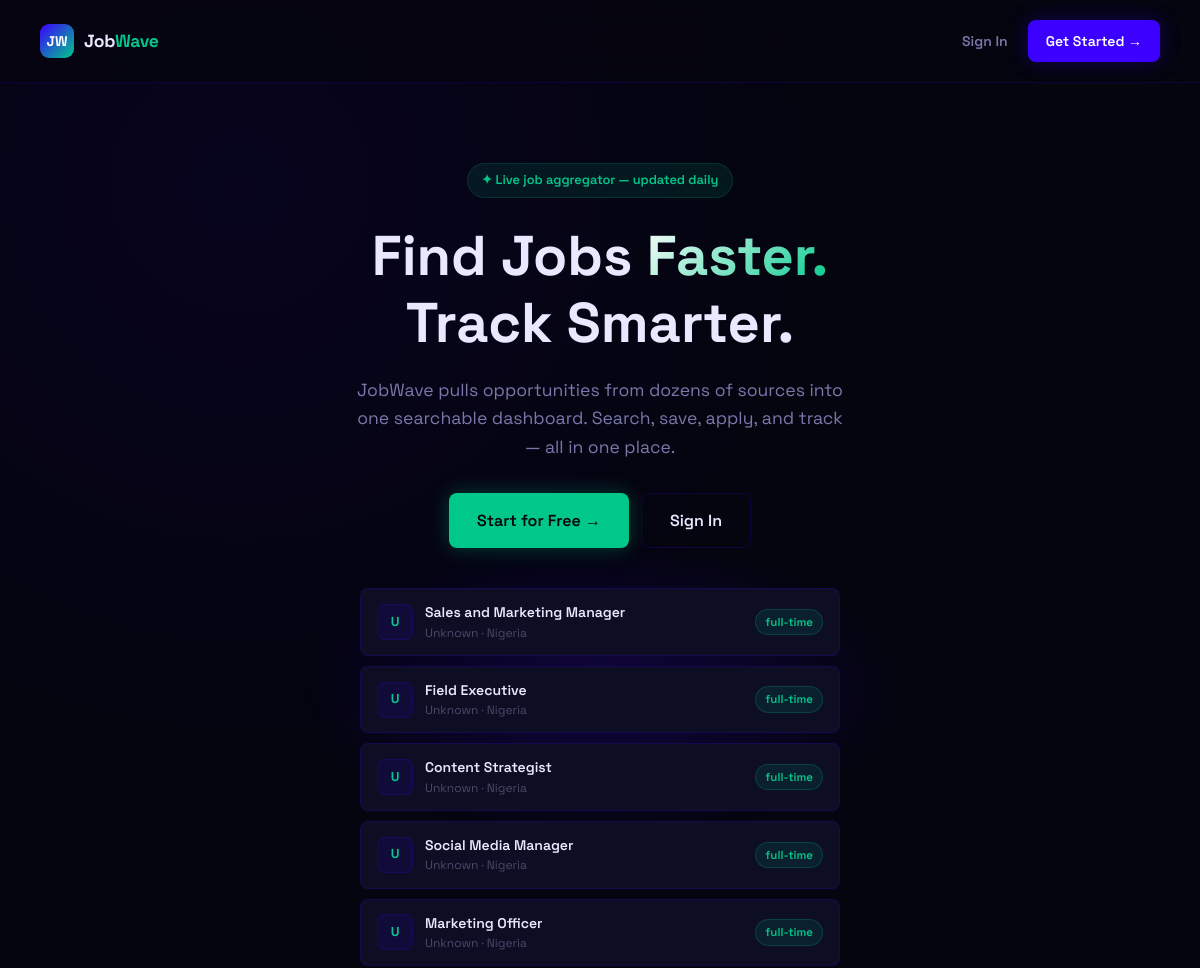
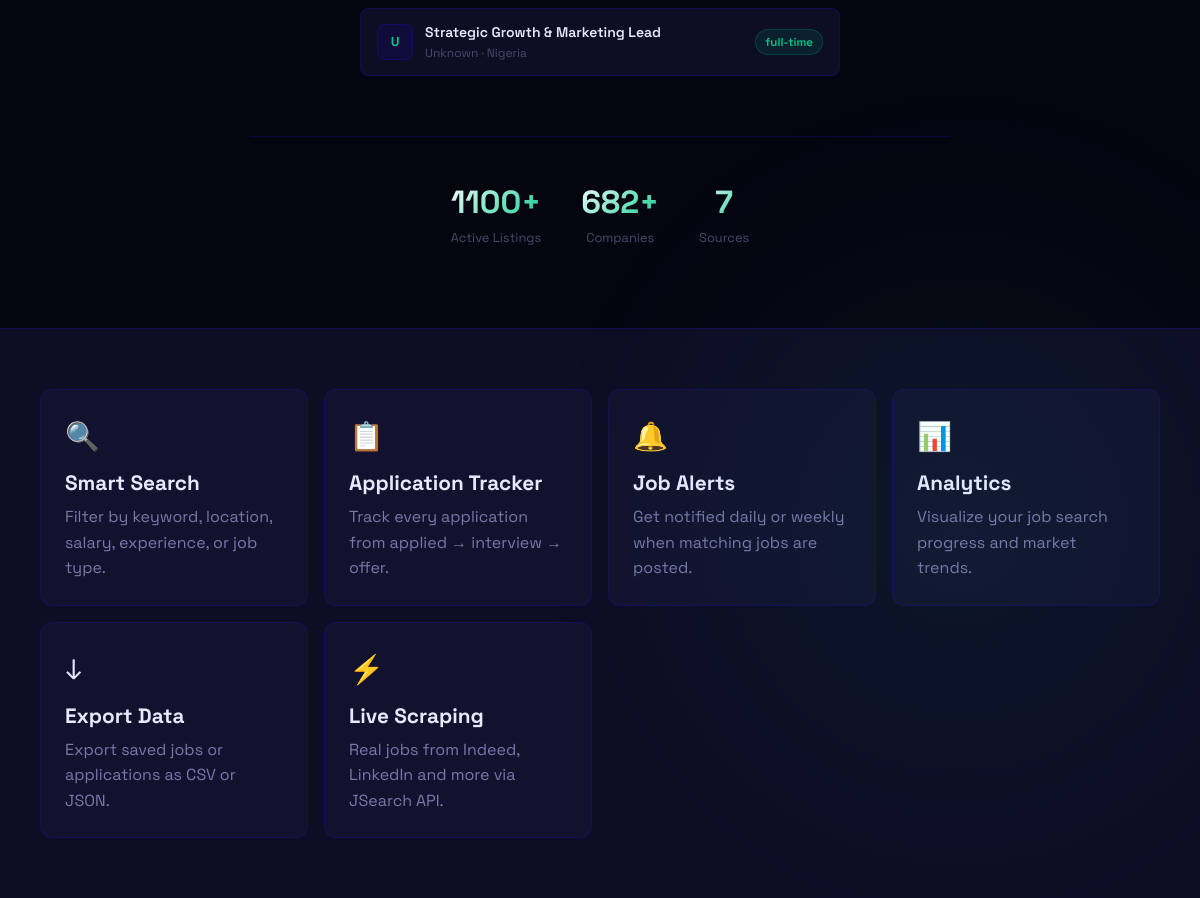
The page / on the database its author committed (2 pictures, top to bottom).
### app.py (models this page shows, shortened)
class Job(db.Model):
    id = db.Column(db.Integer, primary_key=True)
    title = db.Column(db.String(200), nullable=False)
    company = db.Column(db.String(200), nullable=False)
    location = db.Column(db.String(200))
    job_type = db.Column(db.String(50))          # full-time | part-time | remote | contract
    experience = db.Column(db.String(50))         # entry | mid | senior
    salary_min = db.Column(db.Integer)
    salary_max = db.Column(db.Integer)
    description = db.Column(db.Text)
    requirements = db.Column(db.Text)
    source = db.Column(db.String(100))
    source_url = db.Column(db.String(500))
    source_id = db.Column(db.String(200), unique=True)  # duplicate detection
    tags = db.Column(db.String(500))
    is_active = db.Column(db.Boolean, default=True)
    scraped_at = db.Column(db.DateTime, default=datetime.utcnow)
    posted_at = db.Column(db.DateTime)
    views = db.Column(db.Integer, default=0)
    posted_to_whatsapp = db.Column(db.Boolean, default=False)

### app.py (the view)
@app.route('/')
def index():
    if current_user.is_authenticated:
        return redirect(url_for('dashboard'))
    stats = {
        'total_jobs': Job.query.filter_by(is_active=True).count(),
        'companies': db.session.query(Job.company).distinct().count(),
        'sources': db.session.query(Job.source).distinct().count(),
    }
    recent = Job.query.filter_by(is_active=True).order_by(Job.scraped_at.desc()).limit(6).all()
    return render_template('index.html', stats=stats, recent=recent)

### templates/index.html (shortened to what this page needs)
{% extends 'base.html' %}
{% block public_content %}
<link rel="stylesheet" href="https://cdnjs.cloudflare.com/ajax/libs/font-awesome/6.5.0/css/all.min.css">
<div class="landing">
  <nav class="landing-nav">
    <div style="display:flex;align-items:center;gap:10px;">
      <div class="logo-mark">JW</div>
      <div class="logo-text">
        Job<span>Wave</span>
      </div>
    </div>
    <div style="display:flex;gap:8px;">
      <a href="{{ url_for('login') }}" class="btn btn-ghost">
        Sign In
      </a>
      <a href="{{ url_for('register') }}" class="btn btn-primary">
        Get Started →
      </a>
    </div>
  </nav>
  <section class="hero">
    <div class="hero-content">
      <div class="hero-eyebrow">
        ✦ Live job aggregator — updated daily
      </div>
      <h1>
        Find Jobs
        <span class="gradient-text">Faster.</span>
        <br>
        Track Smarter.
      </h1>
      <p>
        JobWave pulls opportunities from dozens of sources into one searchable dashboard.
        Search, save, apply, and track — all in one place.
      </p>
      <div class="hero-actions">
        <a href="{{ url_for('register') }}" class="btn btn-mint btn-lg">
          Start for Free →
        </a>
        <a href="{{ url_for('login') }}" class="btn btn-outline btn-lg">
          Sign In
        </a>
      </div>
      <div class="hero-job-list">
        {% for job in recent %}
        <div class="hero-job-item">
          <div class="hero-job-logo">
            {{ job.company[0] }}
          </div>
          <div style="flex:1;min-width:0;">
            <div style="
              font-weight:600;
              font-size:0.875rem;
              white-space:nowrap;
              overflow:hidden;
              text-overflow:ellipsis;
            ">
              {{ job.title }}
            </div>
            <div style="
              font-size:0.75rem;
              color:var(--text-muted);
            ">
              {{ job.company }} · {{ job.location }}
            </div>
          </div>
          <span class="badge badge-mint" style="flex-shrink:0;">
            {{ job.job_type or 'full-time' }}
          </span>
        </div>
        {% endfor %}
      </div>
      <div class="hero-stats">
        <div>
          <div class="hero-stat-value gradient-text">
            {{ stats.total_jobs }}+
          </div>
          <div class="hero-stat-label">
            Active Listings
          </div>
        </div>
        <div>
          <div class="hero-stat-value gradient-text">
            {{ stats.companies }}+
          </div>
          <div class="hero-stat-label">
            Companies
          </div>
        </div>
        <div>
          <div class="hero-stat-value gradient-text">
            {{ stats.sources }}
          </div>
          <div class="hero-stat-label">
            Sources
          </div>
        </div>
      </div>
    </div>
  </section>
  <section class="feature-grid">
    <div class="feature-card">
      <div class="feature-icon">🔍</div>
      <h3>Smart Search</h3>
      <p>
        Filter by keyword, location, salary, experience, or job type.
      </p>
    </div>
    <div class="feature-card">
      <div class="feature-icon">📋</div>
      <h3>Application Tracker</h3>
      <p>
        Track every application from applied → interview → offer.
      </p>
    </div>
    <div class="feature-card">
      <div class="feature-icon">🔔</div>
      <h3>Job Alerts</h3>
      <p>
        Get notified daily or weekly when matching jobs are posted.
      </p>
    </div>
    <div class="feature-card">
      <div class="feature-icon">📊</div>
      <h3>Analytics</h3>
      <p>
        Visualize your job search progress and market trends.
      </p>
    </div>
    <div class="feature-card">
      <div class="feature-icon">↓</div>
      <h3>Export Data</h3>
      <p>
        Export saved jobs or applications as CSV or JSON.
      </p>
    </div>
    <div class="feature-card">
      <div class="feature-icon">⚡</div>
      <h3>Live Scraping</h3>
      <p>
        Real jobs from Indeed, LinkedIn and more via JSearch API.
      </p>
    </div>
  </section>
</div>
{% endblock %}

### templates/base.html (shortened to what this page needs)
<!DOCTYPE html>
<html lang="en">
<head>
  <link rel="stylesheet" href="{{ url_for('static', filename='css/style.css') }}">
  <link rel="stylesheet" href="https://cdnjs.cloudflare.com/ajax/libs/font-awesome/6.5.0/css/all.min.css">
</head>
<body>
{% if current_user.is_authenticated %}
<div class="sidebar-overlay"></div>
<div class="wrapper">
  <aside class="sidebar">
    <div class="sidebar-logo">
      <div class="logo-mark">JW</div>
      <div class="logo-text">Job<span>Wave</span></div>
    </div>
    <nav class="sidebar-nav">
      <span class="nav-section-label">Main</span>
      <a href="{{ url_for('dashboard') }}" class="nav-link {% if request.endpoint == 'dashboard' %}active{% endif %}">
        <span class="nav-icon"><i class="fa-solid fa-table-cells-large"></i></span> Dashboard
      </a>
      <a href="{{ url_for('jobs') }}" class="nav-link {% if request.endpoint in ['jobs','job_detail'] %}active{% endif %}">
        <span class="nav-icon"><i class="fa-solid fa-magnifying-glass"></i></span> Browse Jobs
      </a>
      <a href="{{ url_for('companies') }}" class="nav-link {% if request.endpoint in ['companies','company_page'] %}active{% endif %}">
        <span class="nav-icon"><i class="fa-solid fa-building"></i></span> Companies
      </a>
      <a href="{{ url_for('saved_jobs') }}" class="nav-link {% if request.endpoint == 'saved_jobs' %}active{% endif %}">
        <span class="nav-icon"><i class="fa-solid fa-heart"></i></span> Saved Jobs
      </a>
      <span class="nav-section-label">Tracking</span>
      <a href="{{ url_for('applications') }}" class="nav-link {% if request.endpoint == 'applications' %}active{% endif %}">
        <span class="nav-icon"><i class="fa-solid fa-clipboard-list"></i></span> Applications
      </a>
      <a href="{{ url_for('alerts') }}" class="nav-link {% if request.endpoint == 'alerts' %}active{% endif %}">
        <span class="nav-icon"><i class="fa-solid fa-bell"></i></span> Alerts
      </a>
      <a href="{{ url_for('analytics') }}" class="nav-link {% if request.endpoint == 'analytics' %}active{% endif %}">
        <span class="nav-icon"><i class="fa-solid fa-chart-bar"></i></span> Analytics
      </a>
      {% if current_user.role == 'admin' %}
      <span class="nav-section-label">Admin</span>
      <a href="{{ url_for('admin') }}" class="nav-link {% if request.endpoint == 'admin' %}active{% endif %}">
        <span class="nav-icon"><i class="fa-solid fa-gear"></i></span> Admin Panel
      </a>
      {% endif %}
      <span class="nav-section-label">Account</span>
      <a href="{{ url_for('profile') }}" class="nav-link {% if request.endpoint == 'profile' %}active{% endif %}">
        <span class="nav-icon"><i class="fa-solid fa-user"></i></span> My Profile
      </a>
      <a href="{{ url_for('export_jobs') }}" class="nav-link">
        <span class="nav-icon"><i class="fa-solid fa-download"></i></span> Export Data
      </a>
      <a href="{{ url_for('logout') }}" class="nav-link">
        <span class="nav-icon"><i class="fa-solid fa-right-from-bracket"></i></span> Sign Out
      </a>
    </nav>
    <div class="sidebar-footer">
      <div class="user-card">
        <div class="user-avatar">{{ current_user.name[0].upper() }}</div>
        <div class="user-info">
          <div class="user-name">{{ current_user.name }}</div>
          <div class="user-role">{{ current_user.role }}</div>
        </div>
      </div>
    </div>
  </aside>
  <main class="main">
    <div class="topbar">
      <div style="display:flex;align-items:center;gap:12px;">
        <button class="btn btn-ghost btn-icon sidebar-toggle" aria-label="Menu">
          <i class="fa-solid fa-bars"></i>
        </button>
        <div class="topbar-title">
          <h1>{% block page_title %}Dashboard{% endblock %}</h1>
        </div>
      </div>
      <div class="topbar-actions">
        <button class="theme-toggle" id="theme-toggle" title="Toggle light/dark mode">
          <i class="fa-solid fa-moon" id="theme-icon"></i>
        </button>
        {% block topbar_actions %}
        <a href="{{ url_for('jobs') }}" class="btn btn-primary btn-sm">+ Find Jobs</a>
        {% endblock %}
      </div>
    </div>
    {% with messages = get_flashed_messages(with_categories=true) %}
      {% if messages %}
      <div class="flash-messages">
        {% for category, msg in messages %}
        <div class="flash {{ category }}">{{ msg }}</div>
        {% endfor %}
      </div>
      {% endif %}
    {% endwith %}
    <div class="page-content">
      {% block content %}{% endblock %}
    </div>
  </main>
</div>
{% else %}
  {% block public_content %}{% endblock %}
{% endif %}
</body>
</html>

### rows shown on the page
Job: company "U", title "Sales and Marketing Manager", company "Unknown", location "Nigeria", job_type "full-time"
Job: company "U", title "Field Executive", company "Unknown", location "Nigeria", job_type "full-time"
Job: company "U", title "Content Strategist", company "Unknown", location "Nigeria", job_type "full-time"
Job: company "U", title "Social Media Manager", company "Unknown", location "Nigeria", job_type "full-time"
Job: company "U", title "Marketing Officer", company "Unknown", location "Nigeria", job_type "full-time"
Job: company "U", title "Strategic Growth & Marketing Lead", company "Unknown", location "Nigeria", job_type "full-time"

### other values the page prints
{{ stats.total_jobs }} "1100"
{{ stats.companies }} "682"
{{ stats.sources }} "7"
